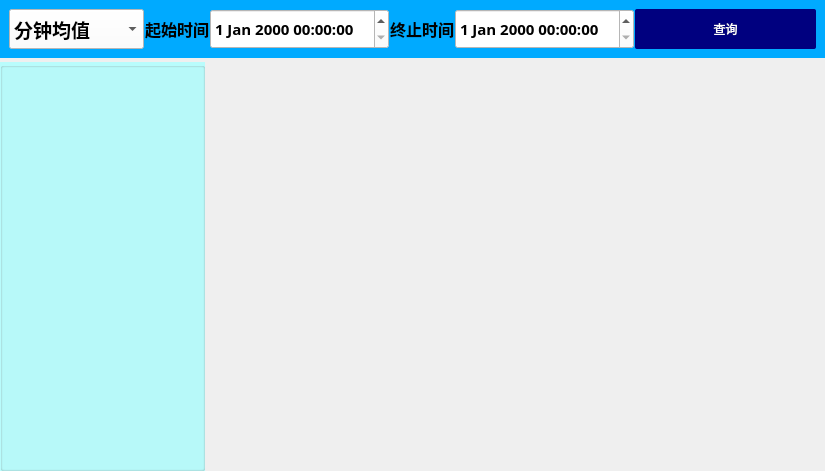
<?xml version="1.0" encoding="UTF-8"?>
<ui version="4.0">
 <class>HistoryChartView</class>
 <widget class="QWidget" name="HistoryChartView">
  <property name="geometry">
   <rect>
    <x>0</x>
    <y>0</y>
    <width>825</width>
    <height>471</height>
   </rect>
  </property>
  <property name="windowTitle">
   <string>历史曲线查询</string>
  </property>
  <layout class="QVBoxLayout" name="verticalLayout" stretch="1,7">
   <property name="spacing">
    <number>4</number>
   </property>
   <property name="leftMargin">
    <number>0</number>
   </property>
   <property name="topMargin">
    <number>0</number>
   </property>
   <property name="rightMargin">
    <number>0</number>
   </property>
   <property name="bottomMargin">
    <number>0</number>
   </property>
   <item>
    <widget class="QFrame" name="horizontalFrame">
     <property name="styleSheet">
      <string notr="true">background-color: rgba(0, 170, 255);</string>
     </property>
     <layout class="QHBoxLayout" name="horizontalLayout" stretch="3,1,2,1,2,4">
      <property name="spacing">
       <number>1</number>
      </property>
      <item>
       <widget class="QComboBox" name="queryDTType">
        <property name="sizePolicy">
         <sizepolicy hsizetype="Preferred" vsizetype="Preferred">
          <horstretch>0</horstretch>
          <verstretch>0</verstretch>
         </sizepolicy>
        </property>
        <property name="font">
         <font>
          <family>微软雅黑</family>
          <pointsize>14</pointsize>
          <weight>75</weight>
          <bold>true</bold>
         </font>
        </property>
        <property name="autoFillBackground">
         <bool>false</bool>
        </property>
        <property name="styleSheet">
         <string notr="true">background-color: rgb(255, 255, 255);
color: rgb(0, 0, 0);
selection-background-color: rgb(0, 0, 127);
selection-color: rgb(255, 255, 255);

</string>
        </property>
        <item>
         <property name="text">
          <string>分钟均值</string>
         </property>
        </item>
        <item>
         <property name="text">
          <string>小时均值</string>
         </property>
        </item>
        <item>
         <property name="text">
          <string>日均值</string>
         </property>
        </item>
        <item>
         <property name="text">
          <string>月均值</string>
         </property>
        </item>
       </widget>
      </item>
      <item>
       <widget class="QLabel" name="label">
        <property name="font">
         <font>
          <family>微软雅黑</family>
          <pointsize>12</pointsize>
          <weight>75</weight>
          <bold>true</bold>
         </font>
        </property>
        <property name="styleSheet">
         <string notr="true">background-color: transparent;</string>
        </property>
        <property name="text">
         <string>起始时间</string>
        </property>
        <property name="alignment">
         <set>Qt::AlignCenter</set>
        </property>
       </widget>
      </item>
      <item>
       <widget class="QDateTimeEdit" name="startDT">
        <property name="sizePolicy">
         <sizepolicy hsizetype="Minimum" vsizetype="Preferred">
          <horstretch>0</horstretch>
          <verstretch>0</verstretch>
         </sizepolicy>
        </property>
        <property name="font">
         <font>
          <family>微软雅黑</family>
          <pointsize>11</pointsize>
          <weight>75</weight>
          <bold>true</bold>
         </font>
        </property>
        <property name="styleSheet">
         <string notr="true">background-color: rgb(255, 255, 255);</string>
        </property>
       </widget>
      </item>
      <item>
       <widget class="QLabel" name="label_2">
        <property name="font">
         <font>
          <family>微软雅黑</family>
          <pointsize>12</pointsize>
          <weight>75</weight>
          <bold>true</bold>
         </font>
        </property>
        <property name="styleSheet">
         <string notr="true">background-color: transparent;</string>
        </property>
        <property name="text">
         <string>终止时间</string>
        </property>
        <property name="alignment">
         <set>Qt::AlignCenter</set>
        </property>
       </widget>
      </item>
      <item>
       <widget class="QDateTimeEdit" name="endDT">
        <property name="sizePolicy">
         <sizepolicy hsizetype="Minimum" vsizetype="Preferred">
          <horstretch>0</horstretch>
          <verstretch>0</verstretch>
         </sizepolicy>
        </property>
        <property name="font">
         <font>
          <family>微软雅黑</family>
          <pointsize>11</pointsize>
          <weight>75</weight>
          <bold>true</bold>
         </font>
        </property>
        <property name="styleSheet">
         <string notr="true">background-color: rgb(255, 255, 255);</string>
        </property>
       </widget>
      </item>
      <item>
       <widget class="QPushButton" name="queryBtn">
        <property name="sizePolicy">
         <sizepolicy hsizetype="Preferred" vsizetype="Preferred">
          <horstretch>0</horstretch>
          <verstretch>0</verstretch>
         </sizepolicy>
        </property>
        <property name="styleSheet">
         <string notr="true">QPushButton
{
	
	font:75 14pt &quot;黑体&quot;;
	border-radius:2px;
	
	background-color: rgb(0, 0, 127);
	
	color: rgb(255, 255, 255);

}

QPushButton::hover
{
	
	background-color: rgb(30, 41, 255);

}</string>
        </property>
        <property name="text">
         <string>查询</string>
        </property>
        <property name="flat">
         <bool>true</bool>
        </property>
       </widget>
      </item>
     </layout>
    </widget>
   </item>
   <item>
    <layout class="QHBoxLayout" name="horizontalLayout_2" stretch="1,3">
     <item>
      <widget class="QGroupBox" name="groupBox">
       <property name="styleSheet">
        <string notr="true">background-color: rgba(170, 255, 255,200);</string>
       </property>
       <property name="title">
        <string/>
       </property>
       <property name="flat">
        <bool>false</bool>
       </property>
       <property name="checkable">
        <bool>false</bool>
       </property>
      </widget>
     </item>
     <item>
      <widget class="QWidget" name="chartWidget" native="true"/>
     </item>
    </layout>
   </item>
  </layout>
 </widget>
 <resources/>
 <connections/>
</ui>
